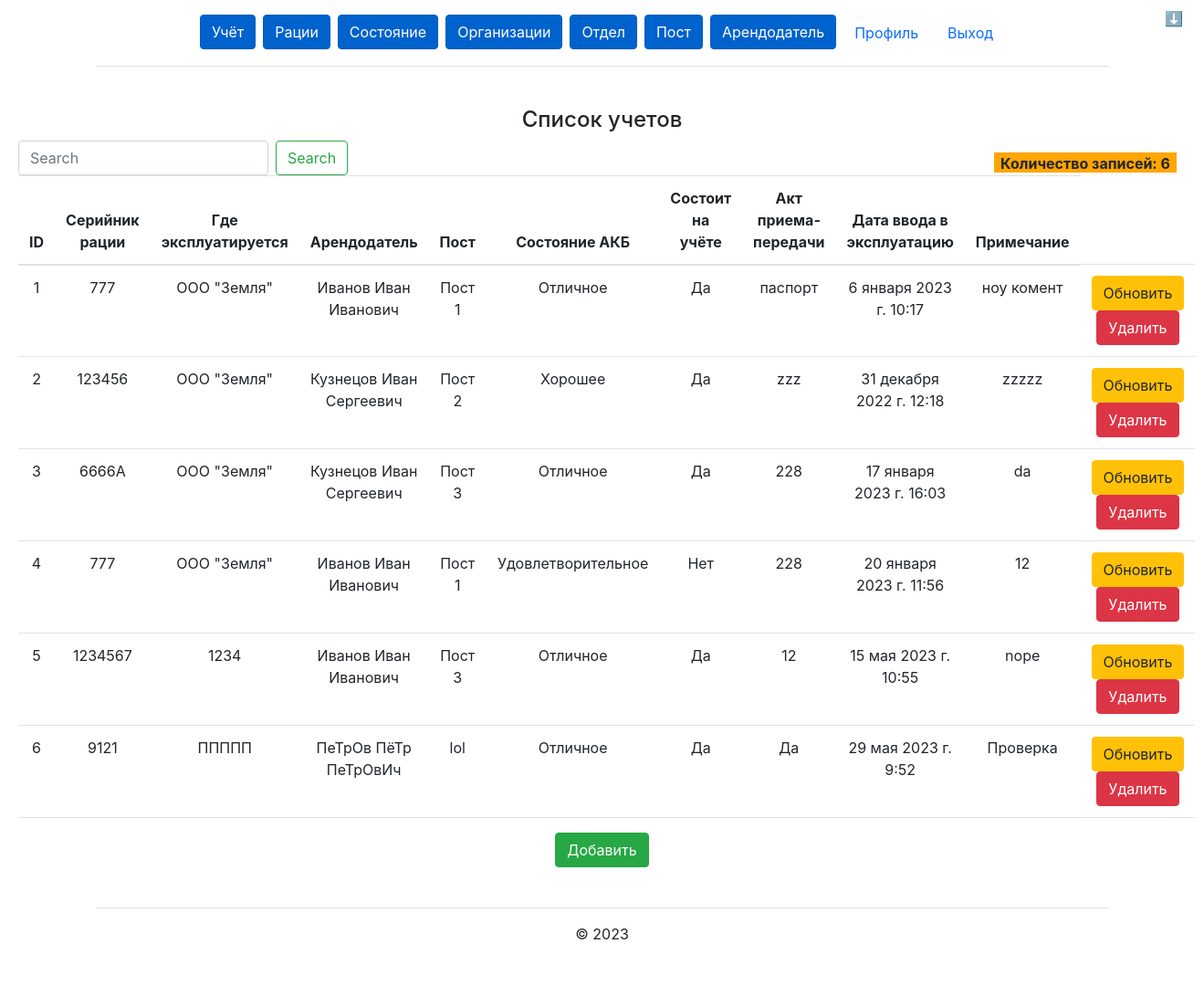
The app's page /accounting/ (signed in) with its own data.
### accounting/models.py (models this page shows, shortened)
class Accounting(models.Model):
    id = models.AutoField(primary_key=True)
    id_walkie_talkie = models.ForeignKey(WalkieTalkie, on_delete=models.CASCADE)
    id_organization = models.ForeignKey(Organization, on_delete=models.CASCADE)
    id_resposible = models.ForeignKey(Resposible, on_delete=models.CASCADE)
    id_post = models.ForeignKey(Post, on_delete=models.CASCADE)
    id_state = models.ForeignKey(State, on_delete=models.CASCADE)
    relevance = models.BooleanField('Состоит на учёте', default=False)
    document = models.CharField('Акт приема-передачи', max_length=380)
    date = models.DateTimeField('Дата ввода в эксплуатацию')
    comments = models.TextField('Примечание')
    class Meta:
        verbose_name = 'Учёт'
        verbose_name_plural = 'Учёт'

### walkie_talkie/models.py (models this page shows, shortened)
class WalkieTalkie(models.Model):
    id = models.AutoField(primary_key=True)
    id_organization = models.ForeignKey(Organization, on_delete=models.CASCADE)
    wt_name = models.CharField('Наименование', max_length=1200)
    serial_number = models.CharField('Серийный номер', max_length=1200)
    frequency = models.CharField('Номинальнал частоты р/частоты (МГц)', max_length=500)
    permission = models.CharField('Разрешение', max_length=1200)
    callsing = models.CharField('Позывной', max_length=500)
    certificate_number = models.CharField('Номер свидетельства', max_length=500)
    date_of_purchase = models.DateTimeField('Дата покупки')
    date_of_received = models.DateTimeField('Дата выдачи (ввод в эксплуатацию)')
    use_of_RES = models.CharField('Использование РЭС', max_length=20)
    def __str__(self):
        return self.serial_number
    class Meta:
        verbose_name = 'Рация'
        verbose_name_plural = 'Рации'

### organization/models.py (models this page shows, shortened)
class Organization(models.Model):
    id = models.AutoField(primary_key=True)
    name = models.CharField('Название организации', max_length=5000)
    def __str__(self):
        return self.name
    class Meta:
        verbose_name = 'Организация'
        verbose_name_plural = 'Организация'

### resposible/models.py (models this page shows, shortened)
class Resposible(models.Model):
    id = models.AutoField(primary_key=True)
    id_department = models.ForeignKey(Department, on_delete=models.CASCADE)
    resposible_fio = models.CharField('ФИО ответственного', max_length=600)
    def __str__(self):
        return self.resposible_fio
    class Meta:
        verbose_name = 'Ответственный'
        verbose_name_plural = 'Ответственные'

### post/models.py (models this page shows, shortened)
class Post(models.Model):
    id = models.AutoField(primary_key=True)
    name = models.CharField('Название поста', max_length=1000)
    address = models.CharField('Адрес', max_length=2000)
    def __str__(self):
        return self.name
    class Meta:
        verbose_name = 'Пост'
        verbose_name_plural = 'Посты'

### state/models.py (models this page shows, shortened)
class State(models.Model):
    id = models.AutoField(primary_key=True)
    name = models.CharField('Состояние', max_length=380)
    def __str__(self):
        return self.name
    class Meta:
        verbose_name = 'Состояние'
        verbose_name_plural = 'Состояние'

### accounting/views.py (the view)
# urls.py: path('', views.accounting_list, name='accounting_list'),
@login_required
def accounting_list(request):
    search_query = request.GET.get('search', '')
    if search_query:
        accounts = Accounting.objects.filter(
            Q(id__iregex=search_query) | Q(
                id_walkie_talkie__serial_number__iregex=search_query) | Q(
                id_post__name__iregex=search_query) | Q(
                id_organization__name__iregex=search_query) | Q(
                id_resposible__resposible_fio__iregex=search_query))
    else:
        accounts = Accounting.objects.all()
    return render(request, "accounting/list.html", {'accounts': accounts})

### accounting/templates/accounting/list.html
{% extends "main/base.html" %}
{% block content %}
<div class="card-body">
    <h4>Список учетов</h4>
    <form class="form-inline my-2 my-lg-0" action="{% url 'accounting_list' %}">
        <input class="form-control mr-sm-2" type="search" placeholder="Search" aria-label="Search" name="search">
        <button class="btn btn-outline-success my-2 my-sm-0" type="submit">Search</button>
    </form>
    <div class="count">
        {% if accounts %}
        <p style="display: block; position: absolute; top: 167px; right: 30px; height: 22px; width: 200px; background: orange; font-weight: bold;">
            Количество записей: {{ accounts|length }}</p>
        {% else %}
        <p>Нет доступных записей.</p>
        {% endif %}
    </div>
    <table class="table">
        <thead>
        <tr>
            <th scope="col">ID</th>
            <th scope="col">Серийник рации</th>
            <th scope="col">Где эксплуатируется</th>
            <th scope="col">Арендодатель</th>
            <th scope="col">Пост</th>
            <th scope="col">Состояние АКБ</th>
            <th scope="col">Состоит на учёте</th>
            <th scope="col">Акт приема-передачи</th>
            <th scope="col">Дата ввода в эксплуатацию</th>
            <th scope="col">Примечание</th>
        </tr>
        </thead>
        <tbody>
        {% for accounting in accounts %}
        <tr>
            <td>{{ accounting.id }}</td>
            <td>{{ accounting.id_walkie_talkie }}</td>
            <td>{{ accounting.id_organization }}</td>
            <td>{{ accounting.id_resposible }}</td>
            <td>{{ accounting.id_post }}</td>
            <td>{{ accounting.id_state }}</td>
            <td>
                {% if accounting.relevance == True %}
                Да
                {% else %}
                Нет
                {% endif %}
            </td>
            <td>{{ accounting.document }}</td>
            <td>{{ accounting.date }}</td>
            <td>{{ accounting.comments }}</td>
            <td><a type="button" class="btn btn-warning" href="update/{{ accounting.id }}">Обновить</a>
                <a type="button" class="btn btn-danger" href="delete/{{ accounting.id }}">Удалить</a>
            </td>
        </tr>
        {% endfor %}
        </tbody>
    </table>
    <a type="button" class="btn btn-success" href="create">Добавить</a>
</div>
{% endblock %}

### main/static/main/css/main.css (style rules this page uses)
* { margin: 0; padding: 0; }
main .card-body { margin-top: 20px; text-align: center; }
form { display: inline-block; vertical-align: middle; }

### records on screen
Accounting: id "1", id_walkie_talkie "777", id_organization "ООО \"Земля\"", id_resposible "Иванов Иван Иванович", id_post "Пост 1", id_state "Отличное", relevance "Да", document "паспорт", date "6 января 2023 г. 10:17", comments "ноу комент"
Accounting: id "2", id_walkie_talkie "123456", id_organization "ООО \"Земля\"", id_resposible "Кузнецов Иван Сергеевич", id_post "Пост 2", id_state "Хорошее", relevance "Да", document "zzz", date "31 декабря 2022 г. 12:18", comments "zzzzz"
Accounting: id "3", id_walkie_talkie "6666A", id_organization "ООО \"Земля\"", id_resposible "Кузнецов Иван Сергеевич", id_post "Пост 3", id_state "Отличное", relevance "Да", document "228", date "17 января 2023 г. 16:03", comments "da"
Accounting: id "4", id_walkie_talkie "777", id_organization "ООО \"Земля\"", id_resposible "Иванов Иван Иванович", id_post "Пост 1", id_state "Удовлетворительное", relevance "Нет", document "228", date "20 января 2023 г. 11:56", comments "12"
Accounting: id "5", id_walkie_talkie "1234567", id_organization "1234", id_resposible "Иванов Иван Иванович", id_post "Пост 3", id_state "Отличное", relevance "Да", document "12", date "15 мая 2023 г. 10:55", comments "nope"
Accounting: id "6", id_walkie_talkie "9121", id_organization "ППППП", id_resposible "ПеТрОв ПёТр ПеТрОвИч", id_post "lol", id_state "Отличное", relevance "Да", document "Да", date "29 мая 2023 г. 9:52", comments "Проверка"

### other values on screen
{{ accounts|length }} "6"
